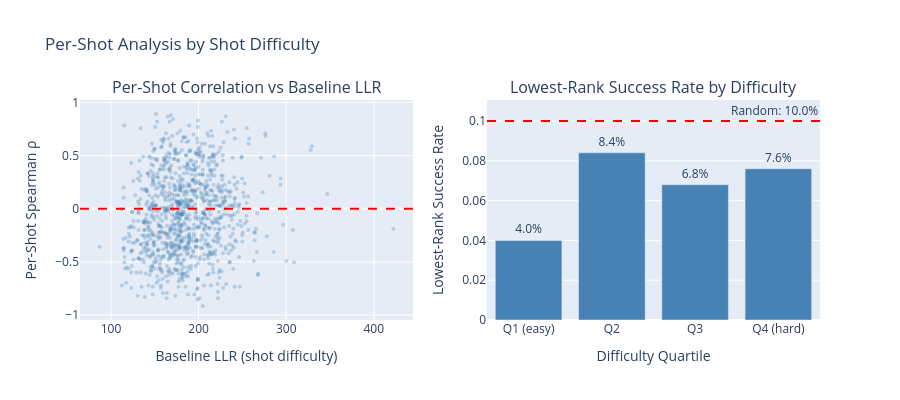

The notebook cell this image was saved under:
### Code cell
# ==============================================================================
# Visualization: Per-Shot Analysis by Difficulty
# ==============================================================================

fig = make_subplots(
    rows=1, cols=2,
    subplot_titles=(
        "Per-Shot Correlation vs Baseline LLR",
        "Lowest-Rank Success Rate by Difficulty"
    ),
)

# Left: Scatter plot of correlation vs baseline LLR
fig.add_trace(
    go.Scatter(
        x=df_per_shot["best_llr"],
        y=df_per_shot["spearman_rho"],
        mode="markers",
        marker=dict(size=4, opacity=0.3, color="steelblue"),
        name="Shots",
        hovertemplate="Baseline LLR: %{x:.1f}<br>Correlation: %{y:.3f}<extra></extra>",
    ),
    row=1, col=1,
)

# Add horizontal line at y=0
fig.add_hline(y=0, line_dash="dash", line_color="red", row=1, col=1)

# Right: Bar plot of success rate by quartile
quartile_labels = quartile_stats.index.tolist()
success_rates = quartile_stats["lowest_rank_success"].values

fig.add_trace(
    go.Bar(
        x=quartile_labels,
        y=success_rates,
        name="Success Rate",
        marker_color="steelblue",
        text=[f"{r:.1%}" for r in success_rates],
        textposition="outside",
    ),
    row=1, col=2,
)

# Add random baseline
fig.add_hline(
    y=random_baseline, 
    line_dash="dash", 
    line_color="red", 
    row=1, col=2,
    annotation_text=f"Random: {random_baseline:.1%}",
    annotation_position="top right",
)

fig.update_xaxes(title_text="Baseline LLR (shot difficulty)", row=1, col=1)
fig.update_yaxes(title_text="Per-Shot Spearman ρ", row=1, col=1)
fig.update_xaxes(title_text="Difficulty Quartile", row=1, col=2)
fig.update_yaxes(title_text="Lowest-Rank Success Rate", row=1, col=2)

fig.update_layout(
    height=400,
    showlegend=False,
    title_text="Per-Shot Analysis by Shot Difficulty",
)

fig.show()

### Figure 1 — Plotly figure (JSON) as saved in the notebook; plotly's stock layout.template omitted (floating-point values rounded to 4 significant figures; data arrays with more than 128 entries replaced by an {"elided": "..."} marker saying what was removed)
{"data": [{"hovertemplate": "Baseline LLR: %{x:.1f}<br>Correlation: %{y:.3f}<extra></extra>", "marker": {"color": "steelblue", "opacity": 0.3, "size": 4}, "mode": "markers", "name": "Shots", "type": "scatter", "x": {"elided": "1000 float values"}, "xaxis": "x", "y": {"elided": "1000 float values"}, "yaxis": "y"}, {"marker": {"color": "steelblue"}, "name": "Success Rate", "text": ["4.0%", "8.4%", "6.8%", "7.6%"], "textposition": "outside", "type": "bar", "x": ["Q1 (easy)", "Q2", "Q3", "Q4 (hard)"], "xaxis": "x2", "y": [0.04, 0.084, 0.068, 0.076], "yaxis": "y2"}], "layout": {"annotations": [{"font": {"size": 16}, "showarrow": false, "text": "Per-Shot Correlation vs Baseline LLR", "x": 0.225, "xanchor": "center", "xref": "paper", "y": 1, "yanchor": "bottom", "yref": "paper"}, {"font": {"size": 16}, "showarrow": false, "text": "Lowest-Rank Success Rate by Difficulty", "x": 0.775, "xanchor": "center", "xref": "paper", "y": 1, "yanchor": "bottom", "yref": "paper"}, {"showarrow": false, "text": "Random: 10.0%", "x": 1, "xanchor": "right", "xref": "x2 domain", "y": 0.1, "yanchor": "bottom", "yref": "y2"}], "height": 400, "shapes": [{"line": {"color": "red", "dash": "dash"}, "type": "line", "x0": 0, "x1": 1, "xref": "x domain", "y0": 0, "y1": 0, "yref": "y"}, {"line": {"color": "red", "dash": "dash"}, "type": "line", "x0": 0, "x1": 1, "xref": "x2 domain", "y0": 0.1, "y1": 0.1, "yref": "y2"}], "showlegend": false, "title": {"text": "Per-Shot Analysis by Shot Difficulty"}, "xaxis": {"anchor": "y", "domain": [0, 0.45], "title": {"text": "Baseline LLR (shot difficulty)"}}, "xaxis2": {"anchor": "y2", "domain": [0.55, 1], "title": {"text": "Difficulty Quartile"}}, "yaxis": {"anchor": "x", "domain": [0, 1], "title": {"text": "Per-Shot Spearman ρ"}}, "yaxis2": {"anchor": "x2", "domain": [0, 1], "title": {"text": "Lowest-Rank Success Rate"}}}}
